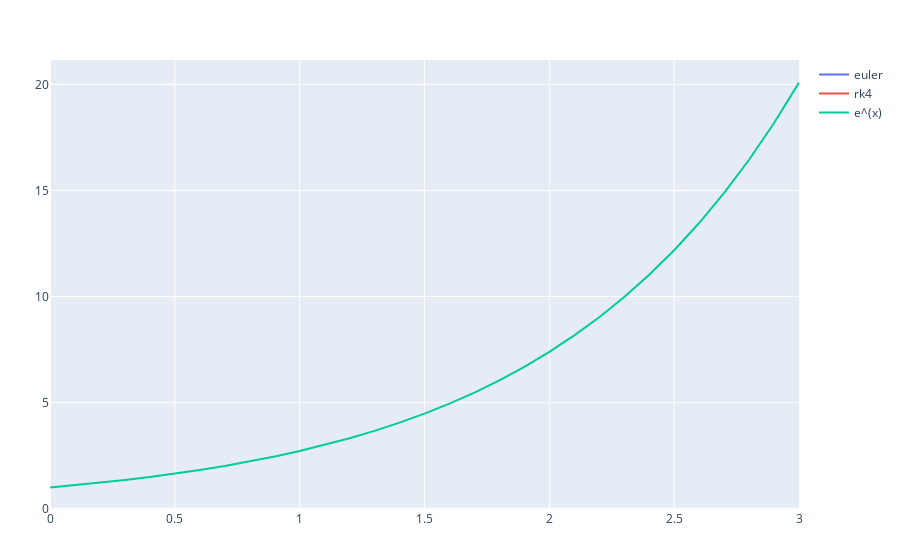

Write notebook code for a chart like this one.
### Code cell
t = 0:0.1:3
s1 = exp.(t)
s2 = solve_ode(f, 1, t, euler_step, 0.01)
s3 = solve_ode(f, 1, t, rk4_step, 0.01)

# Create traces
euler = scatter(x=t, y=s2,mode="lines",name="euler")
rk4 = scatter(x=t, y=s3,mode="lines", name="rk4")
solution = scatter(x=t, y=s1,mode="lines",name="e^(x)")

plot([euler, rk4, solution])
